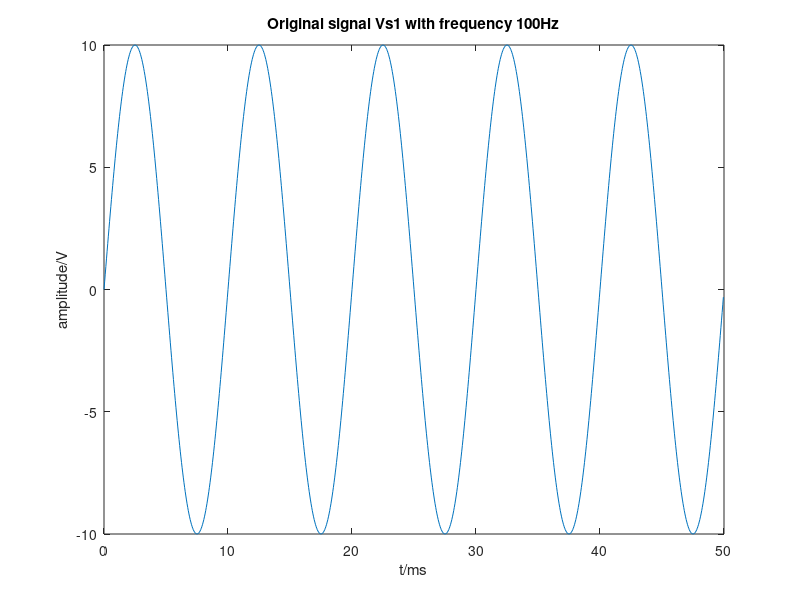
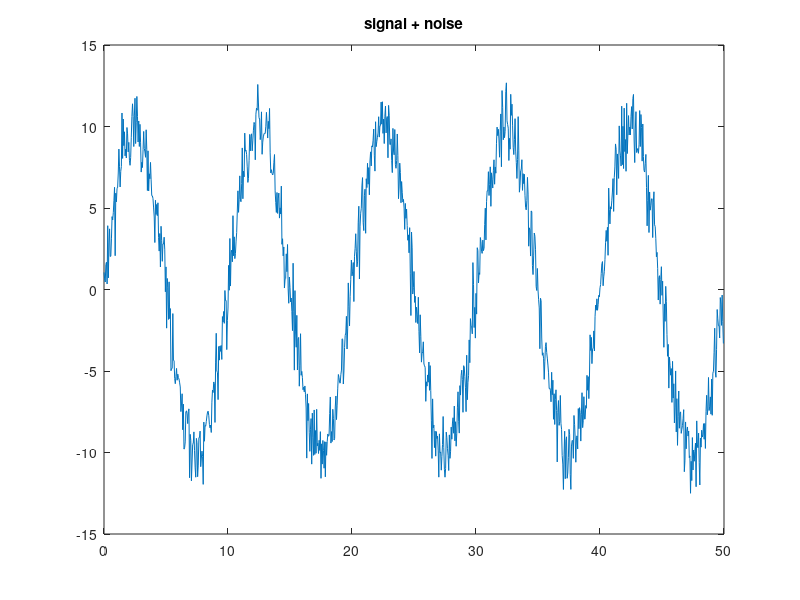
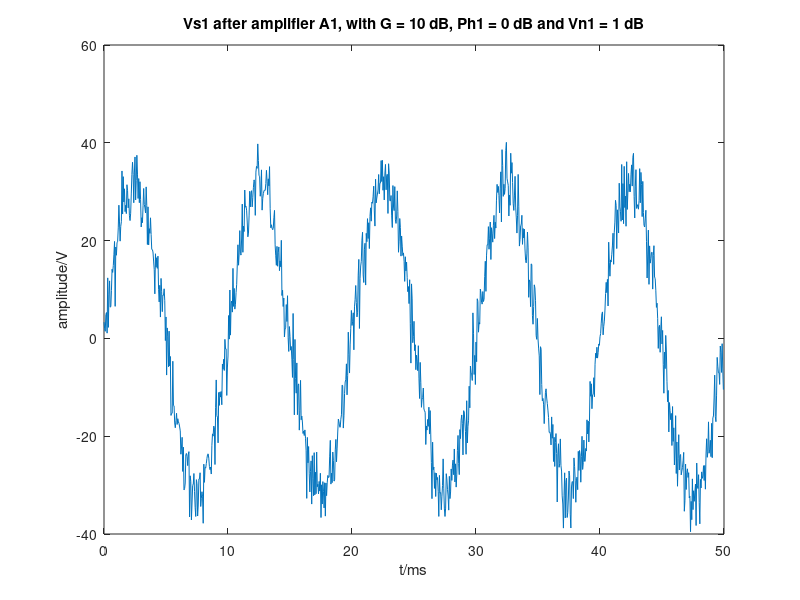

These figures' MATLAB source, in order:
close all;
clear;
clc; 

%% Generate signal Vs1
% parameter
N=1000;                         % number of samples
tscale= 0.05;                   % the length of time displayed on the x-axis, unit in second
dt=tscale/N;                    % time interval of each sampling point
t=0:dt:(N-1)*dt;        
f=100;                          % frequency of Vs1 in Hz
phase=0;                        % phase of Vs1
A=10;                            % amplitude of Vs1
Vs1 = A*sin(2*pi*f*t+phase);
% x1 = max(Vs1)./sqrt(2);         % root mean square of Vs1
% Vs1 = Vs1./x1;                  % normalize Vs0

% plot
figure(1);
plot(t.*1000,Vs1);              % times 1000 to change the unit from s to ms
str_title2 = sprintf('Original signal Vs1 with frequency %dHz',f);
title(str_title2);
%axis([-inf,+inf,-1,+1]);
xlabel('t/ms');
ylabel('amplitude/V');


%% Amplifier A1
% parameter
G1 = 10;                        % voltage gain of A1 in dB
Ph1 = 0;                      % phase introduced by A1
Vn1 = 1;                        % noise introduced by A1 in dB

sigPower = sum(Vs1.^2)/N;
sigPower = 10*log10(sigPower);
noisePower = 10^(Vn1/10);
noise = sqrt(noisePower)*randn(1,N);
A1_Out = Vs1+noise;


figure(2);
plot(t.*1000, A1_Out); title('signal + noise');

% convert dB to linear
G1_Lin = 10^(G1/20);
% 
% apply to Vs1
A1_Out = A1_Out.* G1_Lin;
% 
% A1_Out = Vs1.*G1_Lin;
% A1_Out = awgn(A1_Out,SNR);
% 
% plot
figure(3);
plot(t.*1000,A1_Out);            % times 1000 to change the unit from s to ms
str_title2 = sprintf('Vs1 after amplifier A1, with G = %d dB, Ph1 = %d dB and Vn1 = %d dB', G1, Ph1, Vn1);
title(str_title2);
%axis([-inf,+inf,-1,+1]);
xlabel('t/ms');
ylabel('amplitude/V');

% figure(4);
% Vs1 = A*sin(2*pi*f*t+phase);
% Vs1 = awgn(Vs1,16, 'measured', 'db');
% plot(t.*1000, Vs1);
